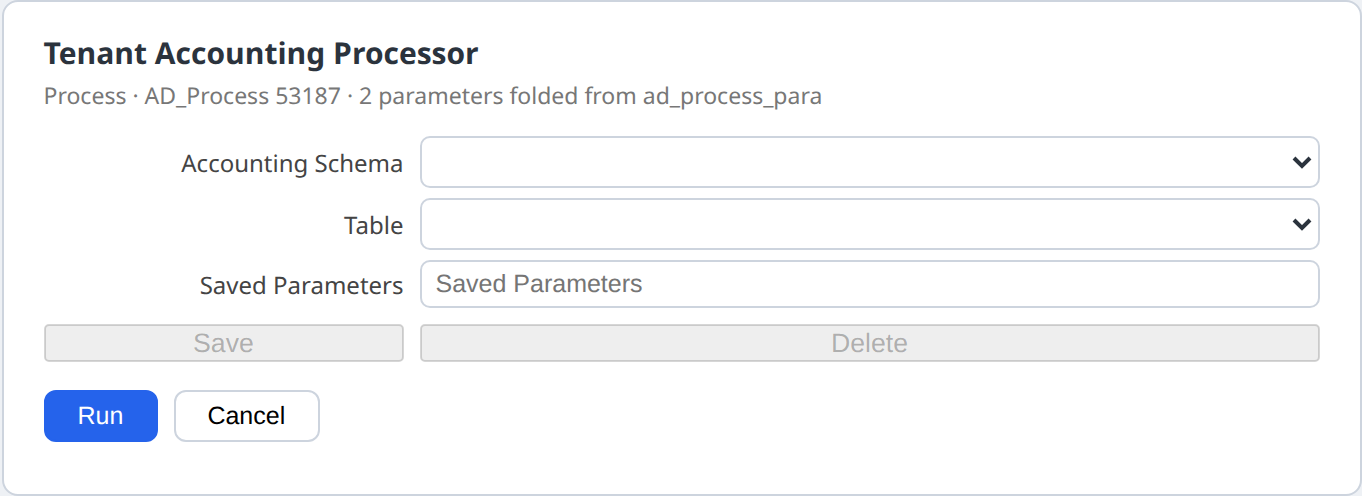
#> input picture erp/guide_img/team_acct_processor_dialog.png, 1362 x 496 px, given in place of bg_cover.png, which was not available
$ python oplogpic_cards_v7.py ../../../erp/guide_img ../../../erp/guide_img/team_import_error_grid.png ../../../erp/guide_img/team_import_error_grid.png
#> lines starting #> are read from the running program, lines starting #| are printed output that depends on the picture; pictures that were not available may be replaced by others from this repository, and a replacement may not be noted
# ⚠ DO NOT REMOVE — Scope: the OplogPic design-kit film v7 (poc/psd-oplog/film/SCRIPT_v7_design_kit.md). Chapter cards over darkened frames of the recorded takes, and a closing BLACK prior-art card.
# Every claim on a card traces to a test verdict or a verified source named in SCRIPT_v7_design_kit.md; read the log after every run: §OPLOGPIC_CARDS_V7.
# usage: python3 oplogpic_cards_v7.py <bgdir> <outdir>   bgdir holds bg_cover bg_poster bg_text bg_blur bg_hist bg_qr bg_export (png frames of the takes) -> cover c1..c6 end (1920x1080)
import sys, os
from PIL import Image, ImageDraw, ImageFont, ImageFilter
bgdir, outdir = sys.argv[1], sys.argv[2]; MS = len(sys.argv) > 3 and sys.argv[3] == 'ms'   # optional 3rd arg 'ms' = Malay card text (unreviewed by a native speaker)
os.makedirs(outdir, exist_ok=True); W, H = 1920, 1080
def font(sz, bold=False):
    p = '/usr/share/fonts/truetype/noto/NotoSans-%s.ttf' % ('Bold' if bold else 'Regular')
    return ImageFont.truetype(p, sz) if os.path.exists(p) else ImageFont.load_default()
def cover_fit(im):
    r = max(W / im.width, H / im.height); im = im.resize((int(im.width * r), int(im.height * r)), Image.LANCZOS); x, y = (im.width - W) // 2, (im.height - H) // 2; return im.crop((x, y, x + W, y + H))
#> after `r = max(W / im.width, H / im.height)`: r = 2.18
#> after `x, y = ((im.width - W) // 2, (im.height - H) // 2)`: x = 522; y = 0
def wrap(d, text, f, maxw):
    out, cur = [], ''
    for w in text.split():
        t = (cur + ' ' + w).strip()
        if d.textlength(t, font=f) <= maxw: cur = t
        else: out.append(cur); cur = w
    return out + ([cur] if cur else [])
def card(name, bgname, title, lines, sub=None, big=False, y0=300):
    bg = cover_fit(Image.open(os.path.join(bgdir, bgname)).convert('RGB')).filter(ImageFilter.GaussianBlur(5))
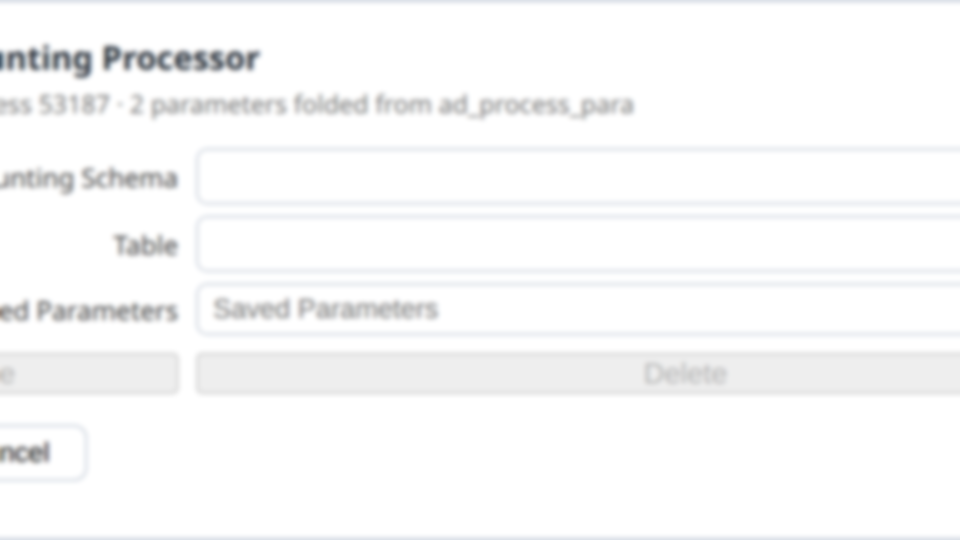
#> bg: PIL image 1920x1080 RGB (shown at 1/2 size); mean R, G, B 248.6, 248.9, 249.2
    im = Image.alpha_composite(bg.convert('RGBA'), Image.new('RGBA', (W, H), (8, 10, 14, 175))); d = ImageDraw.Draw(im); y = y0
#> after `im = Image.alpha_composite(bg.convert('RGBA'), Image.new('RGBA', (W, H`:
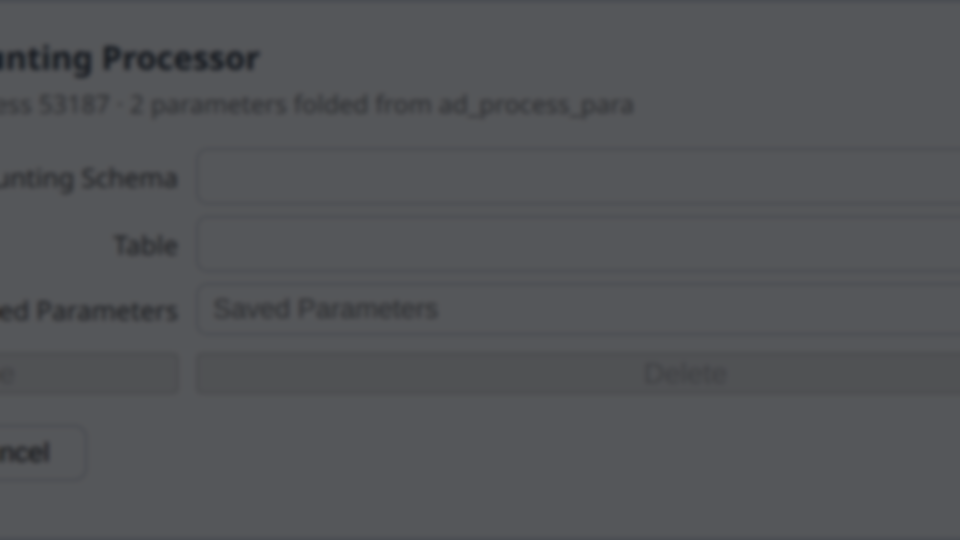
#> im: PIL image 1920x1080 RGBA (shown at 1/2 size); mean R, G, B, A 83.1, 85.1, 88, 255
    ft = font(104 if big else 74, True)
    for t in wrap(d, title, ft, W - 360): d.text((180, y), t, font=ft, fill=(79, 195, 247)); y += (124 if big else 90)
#> in wrap, `out, cur = [], ''`: cur = ''
#> this loop made 1 pass
#> (t, y) on pass 1: ('OplogPic', 504)
#> after the loop, y = 504
    if sub: y += 10; d.text((180, y), sub, font=font(48), fill=(225, 229, 235)); y += 80
#> after `y += 10`: y = 514
#> after `y += 80`: y = 594
    y += 24; fb = font(46)
#> after `y += 24`: y = 618
    for ln in lines:
        for t in wrap(d, ln, fb, W - 360): d.text((180, y), t, font=fb, fill=(238, 241, 245)); y += 64
        y += 14
#> after the loop, y = 618
    im.convert('RGB').save(os.path.join(outdir, name + '.png')); print('§OPLOGPIC_CARDS_V7 wrote', name)
#| §OPLOGPIC_CARDS_V7 wrote cover
if not MS:
    card('cover', 'bg_cover.png', 'OplogPic', [], sub='The design kit: a poster from a blank canvas', big=True, y0=380)
    card('c1', 'bg_poster.png', '1 · A poster from nothing', ['A gradient is one drag. A shape is one drag.', 'Every drag is one line in the log.'])
#> call 2 of card, with name = 'c1', bgname = 'bg_poster.png', title = '1 · A poster from nothing', big = False, y0 = 300
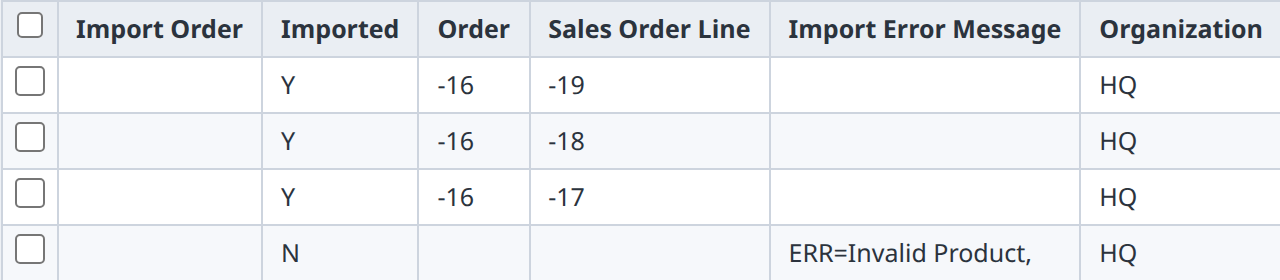
#> input picture erp/guide_img/team_import_error_grid.png, 1280 x 280 px, given in place of bg_poster.png, which was not available
#> in card (call 2), `bg = cover_fit(Image.open(os.path.join(bgdir, bgname)).convert('RGB'))..`:
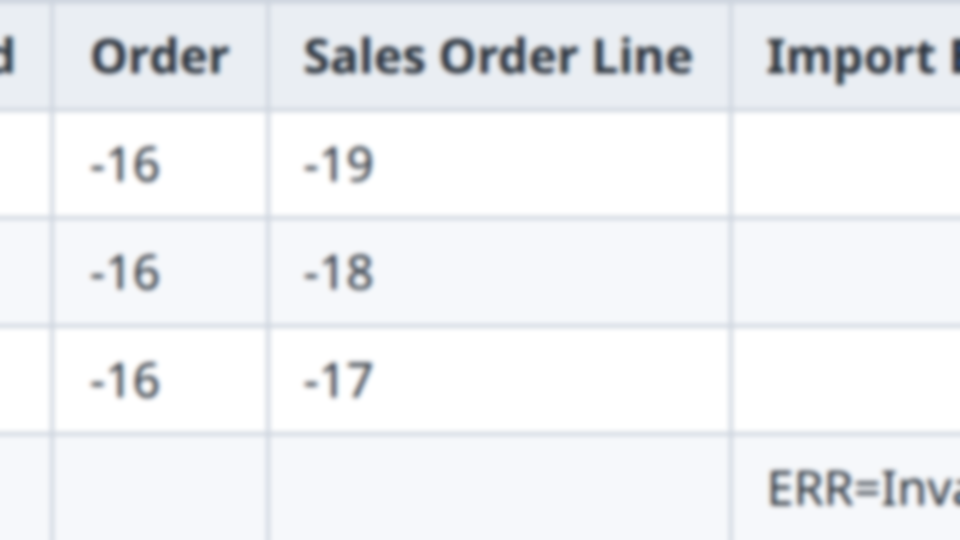
#> bg: PIL image 1920x1080 RGB (shown at 1/2 size); mean R, G, B 239, 241, 243.8
#> in card (call 2), `im = Image.alpha_composite(bg.convert('RGBA'), Image.new('RGBA', (W, H`:
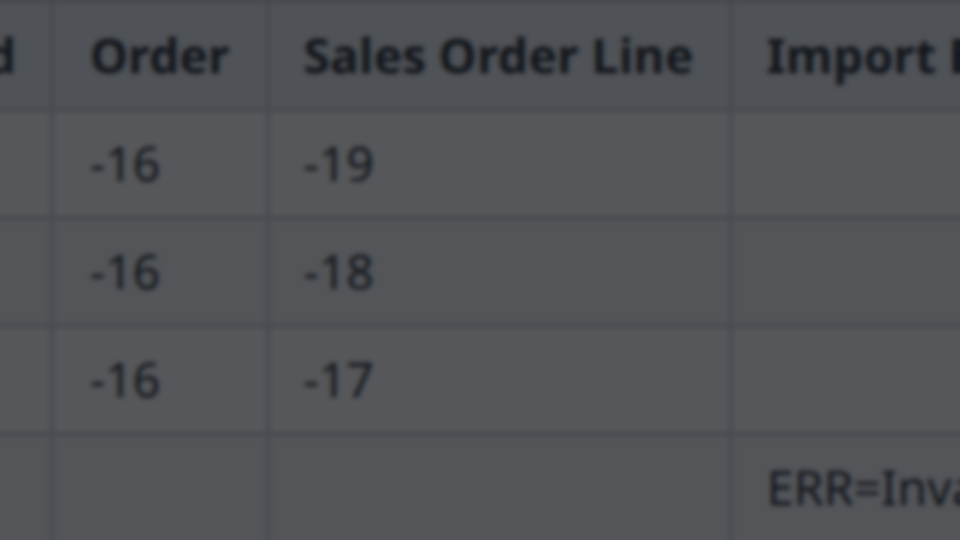
#> im: PIL image 1920x1080 RGBA (shown at 1/2 size); mean R, G, B, A 80.4, 82.7, 86.1, 255
#> the loop in card (call 2), `for t in wrap(d, title, ft, W - 360): d.text((180, y), t, font=ft, fil..` made 1 pass
#> (t, y) on pass 1: ('1 · A poster from nothing', 390)
#> after the loop in card (call 2), `for t in wrap(d, title, ft, W - 360): d.text((180, y), t, font=ft, fil..`: y = 390
#> in card (call 2), `y += 24`: y = 414
#> the loop in card (call 2), `for ln in lines:` made 2 passes
#> y on passes 1 to 2: 492, 570
#> after the loop in card (call 2), `for ln in lines:`: y = 570
#> in card (call 2), `im.convert('RGB').save(os.path.join(outdir, name + '.png'))`:
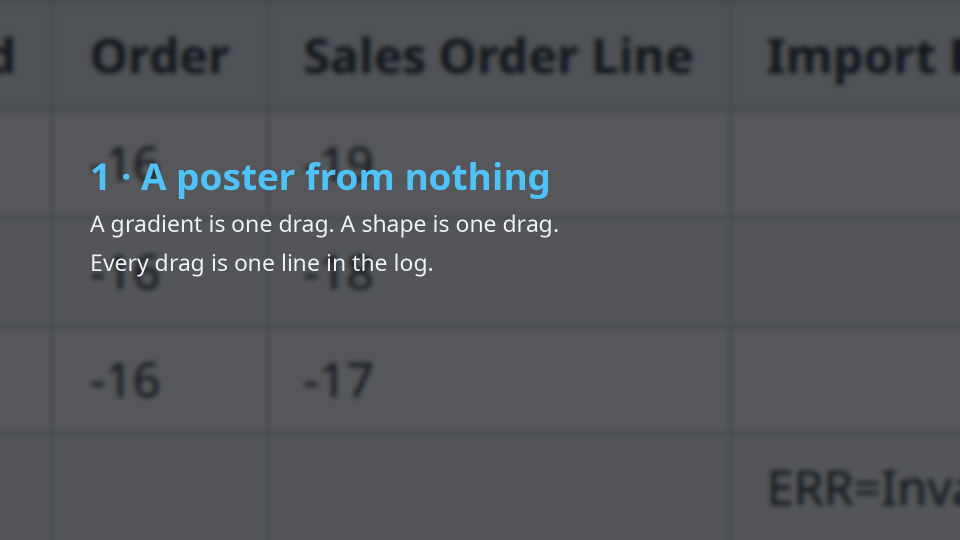
#> saved as c1.png: PIL image 1920x1080 RGB (shown at 1/2 size); mean R, G, B 81.5, 84.7, 88.6
#| §OPLOGPIC_CARDS_V7 wrote c1
    card('c2', 'bg_text.png', '2 · Words you can change', ['A caption keeps its settings in the log.', 'Edit text reopens it. Undo brings the old look back.'])
#> call 3 of card, with name = 'c2', bgname = 'bg_text.png', title = '2 · Words you can change', big = False, y0 = 300
#> the loop in card (call 3), `for t in wrap(d, title, ft, W - 360): d.text((180, y), t, font=ft, fil..` made 1 pass
#> (t, y) on pass 1: ('2 · Words you can change', 390)
#> after the loop in card (call 3), `for t in wrap(d, title, ft, W - 360): d.text((180, y), t, font=ft, fil..`: y = 390
#> in card (call 3), `y += 24`: y = 414
#> the loop in card (call 3), `for ln in lines:` made 2 passes
#> after the loop in card (call 3), `for ln in lines:`: y = 570
#> in card (call 3), `im.convert('RGB').save(os.path.join(outdir, name + '.png'))`:
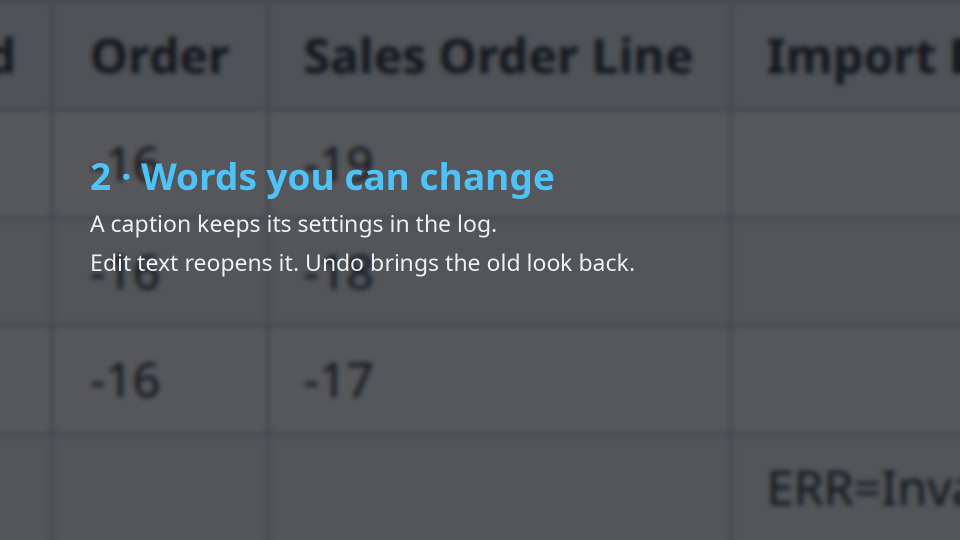
#> saved as c2.png: PIL image 1920x1080 RGB (shown at 1/2 size); mean R, G, B 81.7, 84.9, 88.8
#| §OPLOGPIC_CARDS_V7 wrote c2
    card('c3', 'bg_blur.png', '3 · A live blur', ['Blur and shadow stay changeable.', 'While you drag the slider the preview is quick and rough. The exact picture appears when you let go.'])
#> (the run stopped early here; a loop or call above may not have finished)
